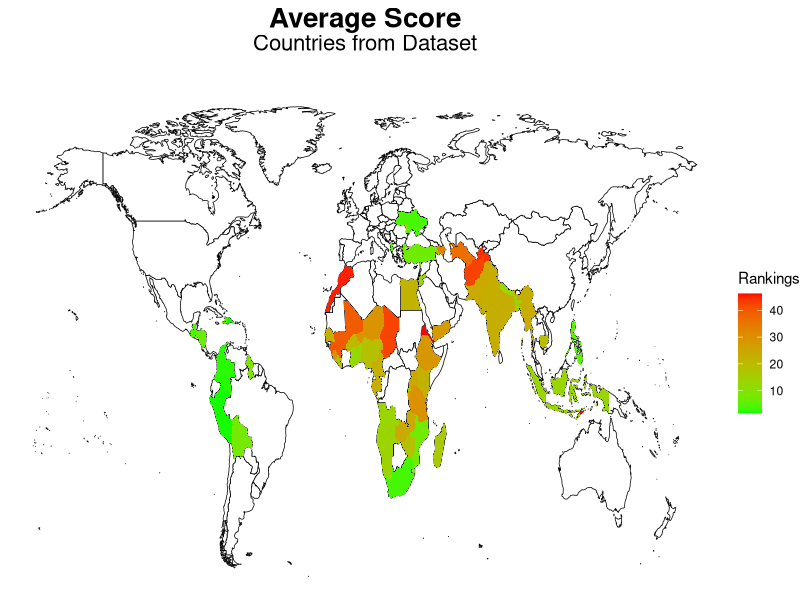

Write R code to recreate this figure.
## ---- chunk 1
#Julian Savage
#References:
#https://stackoverflow.com/questions/61838700/query-on-how-to-make-world-heat-map-using-ggplot-in-r
#How to make heat map in R: https://rpubs.com/lumumba99/1026665

library(dplyr)
library(maps)
library(ggplot2)

df <- read.csv("violence_data.csv")
df <- na.omit(df)

# Calculate total value for each country
total_values <- df %>% 
  group_by(Country) %>% 
  summarise(TotalValue = sum(Value))

# Calculate number of rows for each country
row_counts <- df %>% 
  group_by(Country) %>% 
  summarise(RowCount = n())

# Merge the total values and row counts based on the 'Country' column
result_df <- merge(total_values, row_counts, by = 'Country')

# Calculate the average value for each country
result_df$AverageValue <- (result_df$TotalValue / result_df$RowCount)
print(result_df)

world_map <- map_data("world") 
world_map <- subset(world_map, region != "Antarctica") #exclude Antarctica

ggplot(result_df) +
  geom_map(
    dat = world_map, map = world_map, aes(map_id = region),
    fill = "white", color = "black", size = 0.25
  ) +
  geom_map(map = world_map, aes(map_id = result_df$Country, fill = result_df$AverageValue), size = 0.25) +
  scale_fill_gradient(low = "green", high = "red", name = "Rankings") +
  expand_limits(x = world_map$long, y = world_map$lat) +
  theme_void() +
  theme(
    plot.title = element_text(hjust = 0.5, size = 20, face = "bold", lineheight = 1),
    plot.subtitle = element_text(hjust = 0.5, size = 16, margin = margin(b = 20)),
  ) +
  labs(
    title = "Average Score",
    subtitle = "Countries from Dataset"
  )

